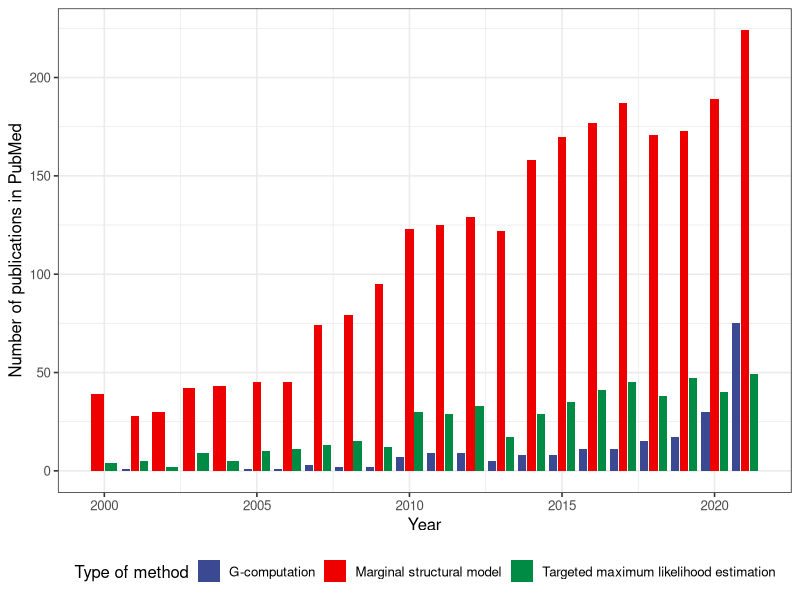
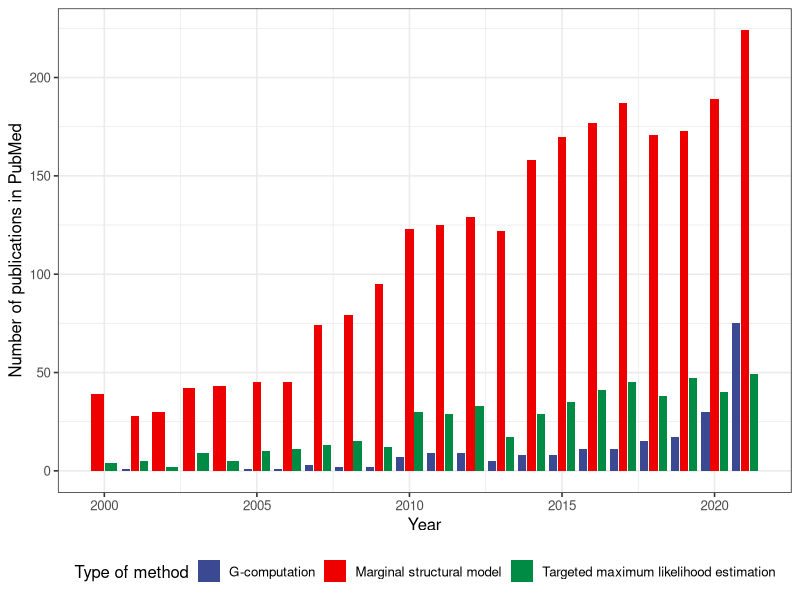

Generate these figures, in order, with R:
library(tidyverse)
library(readxl)
library(ggsci)

results <- read_excel("pubmed_by_year.xlsx")

results %>% 
  filter(year %in% 2000:2021) %>% 
  mutate(search = str_to_sentence(search)) %>% 
  ggplot(aes(x = year, y = count, fill = search))+
  geom_col(position = position_dodge2())+
  theme_bw(base_size = 12)+
  labs(y = "Number of publications in PubMed",
       x = "Year",
       fill = "Type of method")+
  scale_fill_aaas()+
  theme(legend.position = "bottom")

ggsave(filename = "pubmed_results.png",
       dpi = 300, units = "cm", height = 15,
       width = 20)